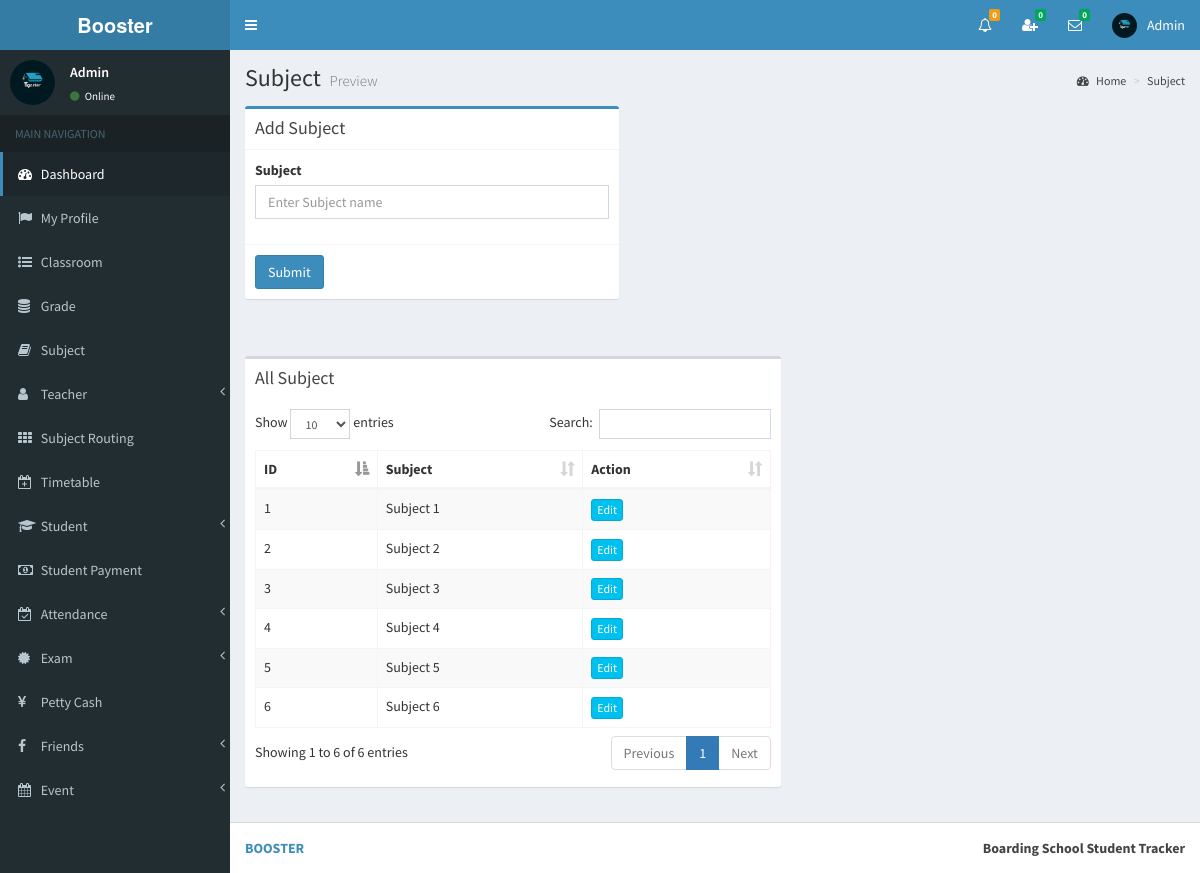
Screenshot of /view/subject.php (signed in) with the database file from the repository.
### tables this page shows
CREATE TABLE `subject` (
  `id` int(11) NOT NULL,
  `name` varchar(255) NOT NULL
);

### view/subject.php (the view, shortened to what this page needs)
<?php include_once('head.php'); ?>
<?php include_once('header_admin.php'); ?>
<?php include_once('sidebar.php'); ?>
<div class="content-wrapper">
	<section class="content-header">
		<h1>
            Subject
        	<small>Preview</small>
        </h1>
        <ol class="breadcrumb">
        	<li><a href="#"><i class="fa fa-dashboard"></i> Home</a></li>
            <li><a href="#">Subject</a></li>
        </ol>
	</section>
    <section class="content">
    	<div class="row">
            <div class="col-md-5">
              	<div class="box box-primary">
                	<div class="box-header with-border">
                  		<h3 class="box-title">Add Subject</h3>
                	</div>
                	<form role="form" action="../index.php" method="post">
                  		<div class="box-body">
                    		<div class="form-group" id="divSubject">
                      			<label for="">Subject</label>
                      			<input type="text" class="form-control" id="name" placeholder="Enter Subject name" name="name" autocomplete="off">
                    		</div>
                  		</div>
                  		<div class="box-footer">
							<button type="submit" class="btn btn-primary">Submit</button>
						</div>
					</form>
				</div>
			</div>
		</div>
	</section>
	<section class="content" >
		<div class="row" id="table1">
			<div class="col-md-7">
				<div class="box">
                	<div class="box-header">
						<h3 class="box-title">All Subject</h3>
                	</div>
                	<div class="box-body table-responsive">
                		<table id="example1" class="table table-bordered table-striped">
                    		<thead>
                        		<th>ID</th>
                            	<th>Subject</th>
                            	<th>Action</th>
                        	</thead>
                        	<tbody>
<?php
include_once('../controller/config.php');
$sql="SELECT * FROM subject";
$result=mysqli_query($conn,$sql);
$count = 0;
$cant_remove1=0;
$cant_remove2=0;
$cant_remove3=0;
$cant_remove4=0;
$cant_remove5=0;
$cant_remove6=0;
if(mysqli_num_rows($result) > 0) {
	while($row=mysqli_fetch_assoc($result)){
		$count++;
		$id=$row['id'];
?>
								<tr>
									<td><?php echo $count; ?></td>
               <td id="td1_<?php echo $row['id']; ?>"><?php echo $row['name']; ?></td>
                                	<td>
<?php
$sql1="SELECT * FROM exam_timetable WHERE subject_id='$id'";
$result1=mysqli_query($conn,$sql1);
if(mysqli_num_rows($result1) > 0){
	$cant_remove1=1;
}else{
	$cant_remove1=0;
}
$sql2="SELECT * FROM student_exam WHERE subject_id='$id'";
$result2=mysqli_query($conn,$sql2);
if(mysqli_num_rows($result2) > 0){
	$cant_remove2=1;
}else{
	$cant_remove2=0;
}
$sql3="SELECT * FROM student_payment_history WHERE subject_id='$id'";
$result3=mysqli_query($conn,$sql3);
if(mysqli_num_rows($result3) > 0){
	$cant_remove3=1;
}else{
	$cant_remove3=0;
}
$sql4="SELECT * FROM subject_routing WHERE subject_id='$id'";
$result4=mysqli_query($conn,$sql4);
if(mysqli_num_rows($result4) > 0){
	$cant_remove4=1;
}else{
	$cant_remove4=0;
}
$sql5="SELECT * FROM teacher_salary_history WHERE subject_id='$id'";
$result5=mysqli_query($conn,$sql5);
if(mysqli_num_rows($result5) > 0){
	$cant_remove5=1;
}else{
	$cant_remove5=0;
}
$sql6="SELECT * FROM timetable WHERE subject_id='$id'";
$result6=mysqli_query($conn,$sql6);
if(mysqli_num_rows($result6) > 0){
	$cant_remove6=1;
}else{
	$cant_remove6=0;
}
if($cant_remove1 > 0 || $cant_remove2 > 0 || $cant_remove3 > 0 || $cant_remove4 > 0 || $cant_remove5 > 0 || $cant_remove6 > 0 ){
	echo '<a href="#modalUpdateform" onClick="showModal(this)" class="btn btn-info btn-xs" data-id="'.$id.'" data-toggle="modal">Edit</a>';
}else{
	echo '<a href="#modalUpdateform" onClick="showModal(this)" class="btn btn-info btn-xs" data-id="'.$id.'" data-toggle="modal">Edit</a>';
	echo ' <a href="#" class="confirm-delete btn btn-danger btn-xs"  data-id="'.$id.'">Delete</a>';
}
?>
                            		</td>
                            	</tr>
<?php } } ?>
							</tbody>
						</table>
					</div>
				</div>
			</div>
    	</div>
	</section>
</div>
<?php include_once('footer.php');?>

### view/header_admin.php (shortened to what this page needs)
<body class="hold-transition skin-blue sidebar-mini" >
<div class="wrapper">
  <header class="main-header" >
    <a href="" class="logo">
      <span class="logo-lg"><strong>Booster</strong></span>
    </a>
    <nav class="navbar navbar-static-top">
		<a href="#" class="sidebar-toggle" data-toggle="offcanvas" role="button">
       	</a>
		<div class="navbar-custom-menu">
			<ul class="nav navbar-nav">
              <li class="dropdown notifications-menu">
                <a href="#" class="dropdown-toggle" data-toggle="dropdown">
                  <i class="fa fa-bell-o"></i>
<?php
include_once('../controller/config.php');
$my_type=$_SESSION["type"];
if($my_type == 'Admin'){
	$sql1="SELECT COUNT(id) FROM main_notifications WHERE _isread='0'";
	$result1=mysqli_query($conn,$sql1);
	$row1=mysqli_fetch_assoc($result1);
	$notfi_count=$row1['COUNT(id)'];
?>
                  <span class="label label-warning"><?php echo $notfi_count; ?></span>
                </a>
              </li>
<?php }  ?>
<?php
include_once('../controller/config.php');
$my_index=$_SESSION["index_number"];
$my_type=$_SESSION["type"];
$sql="SELECT count(id)
      FROM my_friends
      WHERE my_index='$my_index' AND _status='Pending' AND _isread='0'";
$result=mysqli_query($conn,$sql);
$row=mysqli_fetch_assoc($result);
$unread_count=$row['count(id)'];
?>
              <li class="dropdown messages-menu"  id="friend_request">
              	<a href="#" class="dropdown-toggle" data-toggle="dropdown" onClick="showFriendRequest('<?php echo $my_index; ?>','<?php echo $my_type; ?>')">
                  <i class="fa fa-user-plus"></i>
                  <span class="label label-success"><?php echo $unread_count; ?></span>
                </a>
              </li>
<?php
include_once('../controller/config.php');
$my_index=$_SESSION["index_number"];
$unread_msg_count=0;
$sql="SELECT * FROM my_friends WHERE my_index='$my_index'";
$result=mysqli_query($conn,$sql);
while($row=mysqli_fetch_assoc($result)){
	$friend_index=$row['friend_index'];
	$sql1="SELECT count(id)
		  FROM online_chat
		  WHERE user_index='$friend_index' AND _isread='0'";
	$result1=mysqli_query($conn,$sql1);
	$row1=mysqli_fetch_assoc($result1);
	$unread_msg_count+=$row1['count(id)'];
}
?>
              <li class="dropdown messages-menu" id="unread_msg">
                <a href="#" class="dropdown-toggle" data-toggle="dropdown" >
                  <i class="fa fa-envelope-o"></i>
                  <span class="label label-success"><?php echo $unread_msg_count; ?></span>
                </a>
<?php
include_once('../controller/config.php');
$index=$_SESSION["index_number"];
$type=$_SESSION["type"];
$time='';
$file_path='';
	$sql="SELECT
           DISTINCT conversation_id,friend_index
           FROM
              my_friends
           WHERE
              	my_index='$index'
           ORDER BY
              conversation_id";
	$result=mysqli_query($conn,$sql);
	while($row=mysqli_fetch_assoc($result)){
		$conversation_id=$row['conversation_id'];
		$friend_index=$row['friend_index'];
		$sql3="SELECT * FROM my_friends WHERE conversation_id='$conversation_id' and friend_index='$friend_index'";
		$result3=mysqli_query($conn,$sql3);
		$row3=mysqli_fetch_assoc($result3);
		$friend_type=$row3['friend_type'];
		if($friend_type == "Admin"){
			$sql1="SELECT * FROM admin WHERE index_number='$friend_index'";
			$result1=mysqli_query($conn,$sql1);
			$row1=mysqli_fetch_assoc($result1);
			$friend_name=$row1['i_name'];
			$friend_image=$row1['image_name'];
		}
		if($friend_type == "Teacher"){
			$sql1="SELECT * FROM teacher WHERE index_number='$friend_index'";
			$result1=mysqli_query($conn,$sql1);
			$row1=mysqli_fetch_assoc($result1);
			$friend_name=$row1['i_name'];
			$friend_image=$row1['image_name'];
		}
		if($friend_type == "Student"){
			$sql1="SELECT * FROM student WHERE index_number='$friend_index'";
			$result1=mysqli_query($conn,$sql1);
			$row1=mysqli_fetch_assoc($result1);
			$friend_name=$row1['i_name'];
			$friend_image=$row1['image_name'];
		}
		$sql2="SELECT * FROM online_chat WHERE conversation_id='$conversation_id' ORDER BY id DESC LIMIT 1";
		$result2=mysqli_query($conn,$sql2);
		while($row2=mysqli_fetch_assoc($result2)){
			$last_msg=$row2['msg'];
			$msg_time=$row2['time'];
			$datetime1 = new DateTime($msg_time);
			$datetime2 = new DateTime();
			$interval = $datetime1->diff($datetime2);
			$year = $interval->format('%y y ');
			$month = $interval->format('%m m ');
			$days = $interval->format('%a d');
			$hours = $interval->format('%h h');
			$minutes = $interval->format('%i mins');
			$seconds = $interval->format('%s sec');
			if($year>0){
				$time=$year;
			}else if($month>0){
				$time=$month;
			}else if($days>0){
				$time=$days;
			}else if($hours>0){
				$time=$hours;
			}else if($minutes>0){
				$time=$minutes;
			}else{
				$time=$seconds;
			}
			if($type=="Admin"){
				$file_path="my_friends.php?do=showChatBox&my_index=$index&conversation_id=$conversation_id&friend_index=$friend_index&my_type=$type";
			}
			if($type=="Teacher"){
				$file_path="my_friends2.php?do=showChatBox&my_index=$index&conversation_id=$conversation_id&friend_index=$friend_index&my_type=$type";
			}
			if($type=="Student"){
				$file_path="my_friends1.php?do=showChatBox&my_index=$index&conversation_id=$conversation_id&friend_index=$friend_index&my_type=$type";
			}
?>
                      <li>
                        <a href="<?php echo $file_path; ?>" onClick="msgRead('<?php echo $index; ?>','<?php echo $conversation_id; ?>','<?php echo $friend_index; ?>','<?php echo $type; ?>')">
                          <div class="pull-left">
                            <img src="../<?php echo $friend_image; ?>" class="img-circle" alt="User Image">
                          </div>
                          <h4>
                            <?php echo $friend_name; ?>
                            <small><i class="fa fa-clock-o"></i> <?php echo $time; ?></small>
                          </h4>
                          <p><?php echo $last_msg; ?></p>
                        </a>
                      </li>
 <?php } } ?>
              </li>
<?php
include_once('../controller/config.php');
if($type=="Admin"){
	$sql="SELECT * FROM admin where index_number='$index'";
	$result=mysqli_query($conn,$sql);
	$row=mysqli_fetch_assoc($result);
}
?>
            	<li class="dropdown user user-menu">
                    <a href="#" class="dropdown-toggle" data-toggle="dropdown">
                      <img src="../<?php echo $row['image_name']; ?>" class="user-image" alt="User Image">
                      <span class="hidden-xs"><?php echo $row['i_name']; ?></span>
                    </a>
              </li>
            </ul>
        </div>
	</nav>
  </header>

### view/sidebar.php (shortened to what this page needs)
  <aside class="main-sidebar">
    <section class="sidebar">
<?php
include_once('../controller/config.php');
$index=$_SESSION["index_number"];
$sql="SELECT * FROM admin WHERE index_number='$index'";
$result=mysqli_query($conn,$sql);
$row=mysqli_fetch_assoc($result);
$name=$row['i_name'];
$image=$row['image_name'];
?>
      <div class="user-panel">
      	<div class="pull-left image">
        	<img src="../<?php echo $image; ?>" class="img-circle" alt="User Image">
        </div>
        <div class="pull-left info">
        	<p><?php echo $name; ?></p>
            <a href="#"><i class="fa fa-circle text-success"></i> Online</a>
        </div>
      </div>
      <ul class="sidebar-menu">
        <li class="header">MAIN NAVIGATION</li>
        <li class="active treeview">
          <a href="dashboard.php">
            <i class="fa fa-dashboard"></i> <span>Dashboard</span>
          </a>
        </li>
         <li>
          <a href="admin_profile.php">
            <i class="fa fa-flag"></i> <span>My Profile</span>
          </a>
        </li>
        <li>
          <a href="class_room.php">
            <i class="fa fa-list-ul"></i> <span>Classroom</span>
          </a>
        </li>
        <li>
          <a href="grade.php">
            <i class="fa fa-database"></i> <span>Grade</span>
          </a>
        </li>
        <li>
          <a href="subject.php">
            <i class="fa fa-book"></i> <span>Subject</span>
          </a>
        </li>
        <li class="treeview">
          <a href="#">
            <i class="fa fa-user" aria-hidden="true"></i>
            <span>Teacher</span>
            <span class="pull-right-container">
              <i class="fa fa-angle-left pull-right"></i>
            </span>
          </a>
        </li>
        <li>
          <a href="subject_routing.php">
            <i class="fa fa-th"></i> <span>Subject Routing</span>
          </a>
        </li>
        <li>
          <a href="timetable.php">
            <i class="fa fa-calendar-plus-o"></i> <span>Timetable</span>
          </a>
        </li>
        <li class="treeview">
          <a href="#">
            <i class="fa fa-graduation-cap"></i>
            <span>Student</span>
            <span class="pull-right-container">
              <i class="fa fa-angle-left pull-right"></i>
            </span>
          </a>
        </li>
        <li>
          <a href="student_payment.php">
            <i class="fa fa-money"></i> <span>Student Payment</span>
          </a>
        </li>
         <li class="treeview">
          <a href="#">
            <i class="fa fa-calendar-check-o"></i>
            <span>Attendance</span>
            <span class="pull-right-container">
              <i class="fa fa-angle-left pull-right"></i>
            </span>
          </a>
        </li>
        <li class="treeview">
          <a href="#">
            <i class="fa fa-certificate"></i>
            <span>Exam</span>
            <span class="pull-right-container">
              <i class="fa fa-angle-left pull-right"></i>
            </span>
          </a>
        </li>
        <li>
          <a href="petty_cash.php">
            <i class="fa fa-yen"></i> <span>Petty Cash</span>
          </a>
        </li>
        <li class="treeview">
          <a href="#">
            <i class="fa fa-facebook"></i>
            <span>Friends</span>
            <span class="pull-right-container">
              <i class="fa fa-angle-left pull-right"></i>
            </span>
          </a>
        </li>
        <li class="treeview">
          <a href="#">
            <i class="fa fa-calendar"></i>
            <span>Event</span>
            <span class="pull-right-container">
              <i class="fa fa-angle-left pull-right"></i>
            </span>
          </a>
        </li>
      </ul>
    </section>
  </aside>

### view/subject.php (style rules this page uses)
body { overflow-y:scroll; }

### rows the page displays
subject: name "Subject 1"
subject: name "Subject 2"
subject: name "Subject 3"
subject: name "Subject 4"
subject: name "Subject 5"
subject: name "Subject 6"

### other values shown
$notfi_count "0"
$unread_count "0"
$unread_msg_count "0"
$row['i_name'] "Admin"
$name "Admin"
